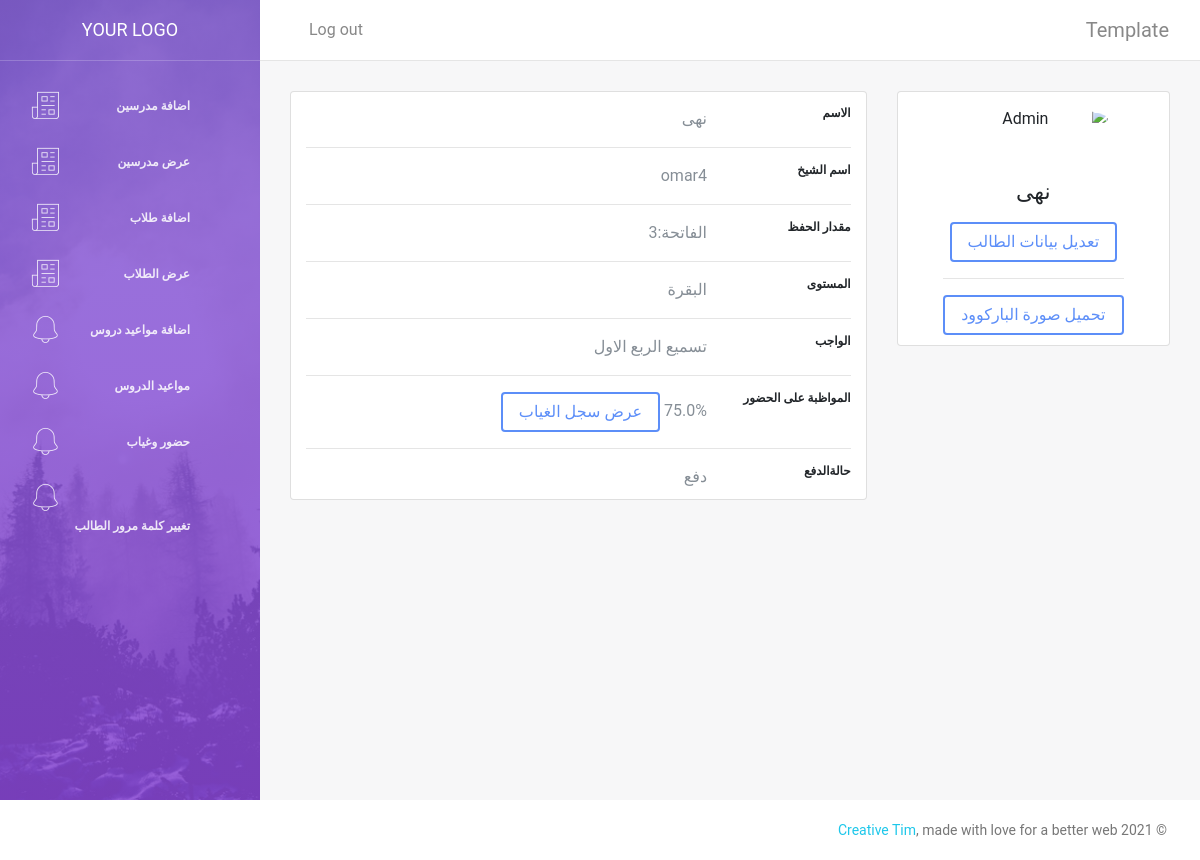
Screenshot of /manager/studentdetail/1 (signed in) with the database file from the repository.
### account/models.py (models this page shows, shortened)
class Student(models.Model):
    user = models.OneToOneField(user, on_delete=models.CASCADE, related_name='student',null=True,blank=True)
    name=models.CharField(max_length=25, null=True,blank=True)
    teacher = models.ForeignKey(Teacher, on_delete=models.CASCADE, related_name='student_teacher',null=True,blank=True)
    aya = models.ForeignKey(aya, on_delete=models.CASCADE, related_name='student_aya', null=True,blank=True)
    Achievements = models.CharField(max_length=2500, null=True,blank=True)
    barcode = models.CharField(max_length=2500, null=True,blank=True)
    degree=models.ForeignKey(Degree, on_delete=models.CASCADE, related_name='student_degree', null=True,blank=True)
    fathername = models.CharField(max_length=15, null=True, blank=True)
    fathernumber=models.CharField(max_length=20, null=True, blank=True)
    homework=models.CharField(max_length=2500, null=True,blank=True)
    gender=models.CharField(max_length=10,choices=gender_choices, null=True,blank=True)
    notpaid=models.BooleanField(null=True,blank=True)
    resoenofnotpaid=models.CharField(max_length=2500, null=True,blank=True)
    paid=models.BooleanField(null=True,blank=True)
    paymount=models.FloatField(null=True,blank=True)
    birthday=models.DateTimeField(null=True,blank=True)
    startlogin=models.DateTimeField(null=True,blank=True)
    finishlogin=models.DateTimeField(null=True,blank=True)

class Teacher(models.Model):
    user=models.OneToOneField(user, on_delete=models.CASCADE, related_name='teacher')
    manager=models.ForeignKey(Manager, on_delete=models.CASCADE, related_name='manager_teacher',null=True,blank=True)

class user(AbstractUser):
    is_teacher = models.BooleanField(default=False)
    is_student = models.BooleanField(default=False)
    is_manager   = models.BooleanField(default=False)

class aya(models.Model):
    surat=models.ForeignKey(surat, on_delete=models.CASCADE, related_name='surat')
    juz=models.ForeignKey(juz, on_delete=models.CASCADE, related_name='juz',null=True)
    hizp=models.ForeignKey(hizp, on_delete=models.CASCADE, related_name='hizp',null=True)
    ruba=models.ForeignKey(ruba, on_delete=models.CASCADE, related_name='ruba',null=True)
    numberinsurat= models.PositiveIntegerField()
    numberinquran=models.PositiveIntegerField()
    def __str__(self):
        return f"{self.surat}:{self.numberinsurat}"

class surat(models.Model):
    name=models.CharField(max_length=255,null=False)
    numberinquran=models.PositiveIntegerField()
    numberofayat=models.PositiveIntegerField(null=True,blank=True)
    def __str__(self):
        return f"{self.name}"

class Degree(models.Model):
    name=models.CharField(max_length=15,null=True,blank=True)
    def __str__(self):
        return f"{self.name}"

### manager/views.py (the view)
# urls.py: path("studentdetail/<int:id>",views.studentdetail,name="studentdetail"),
@login_required
def studentdetail(request,id):
    total=Absence.objects.filter(lecture__student__id=id).all().count()
    print(total)
    notabsencetotel=Absence.objects.filter(lecture__student__id=id,absence=False).all().count()
    print(notabsencetotel)
    degree=(notabsencetotel/total)*100
    st=Student.objects.filter(id=id).first()
    if st.finishlogin != None:
        if st.finishlogin <= datetime.datetime.now():
            st.paid=False
            st.save()
    return render(request, "studentdetail.html",{
        "student":st,
        "absence":degree,
    })

### manager/templates/studentdetail.html (shortened to what this page needs)
{% extends 'base.html' %}
{% load static %}
{% block content %}
<div class="main-body">
          <div class="row gutters-sm">
            <div class="col-md-4 mb-3">
              <div class="card">
                <div class="card-body">
                  <div class="d-flex flex-column align-items-center text-center">
                    <img src="https://bootdey.com/img/Content/avatar/avatar7.png" alt="Admin" class="rounded-circle" width="150">
                    <div class="mt-3">
                      <h4>{{student.name}}</h4>
                      {% if user.is_student %}
                      {% else %}
                      <a href="{% url 'teacher:updatestudentform' student.id %}"> <button class="btn btn-primary">تعديل بيانات الطالب</button> </a>
                      <hr>
                     <a href="{% static 'barcodes' %}/{{student.user.username}}.jpg"> <button class="btn btn-primary">تحميل صورة الباركوود</button> </a>
                   {% endif %}
                    </div>
                  </div>
                </div>
              </div>
            </div>
            <div class="col-md-8">
              <div class="card mb-3">
                <div class="card-body">
                  <div class="row">
                    <div class="col-sm-3">
                      <h6 class="mb-0">الاسم</h6>
                    </div>
                    <div class="col-sm-9 text-secondary">
                      {{student.name}}
                    </div>
                  </div>
                  <hr>
                  <div class="row">
                    <div class="col-sm-3">
                      <h6 class="mb-0">اسم الشيخ</h6>
                    </div>
                    <div class="col-sm-9 text-secondary">
                      {{student.teacher.user.username}}
                    </div>
                  </div>
                  <hr>
                  <div class="row">
                    <div class="col-sm-3">
                      <h6 class="mb-0">مقدار الحفظ</h6>
                    </div>
                    <div class="col-sm-9 text-secondary">
                      {{student.aya}}
                    </div>
                  </div>
                  <hr>
                  <div class="row">
                    <div class="col-sm-3">
                      <h6 class="mb-0">المستوى</h6>
                    </div>
                    <div class="col-sm-9 text-secondary">
                      {{student.degree}}
                    </div>
                  </div>
                  <hr>
                   <div class="row">
                    <div class="col-sm-3">
                      <h6 class="mb-0">الواجب</h6>
                    </div>
                    <div class="col-sm-9 text-secondary">
                      {{student.homework}}
                    </div>
                  </div>
                  <hr>
                  <div class="row">
                    <div class="col-sm-3">
                      <h6 class="mb-0"> المواظبة على الحضور</h6>
                    </div>
                    <div class="col-sm-9 text-secondary">
                    {{absence}}%   <a href="{% url 'student:studenabscentdata' student.id %}"
                                      class='btn btn-primary'>عرض سجل الغياب</a>
                    </div>
                  </div>
                    <hr>
                     <div class="row">
                    <div class="col-sm-3">
                      <h6 class="mb-0"> حالةالدفع</h6>
                    </div>
                    <div class="col-sm-9 text-secondary">
                  {% if student.notpaid %}
                      معفي من الرسم بسبب {{student.resoenofnotpaid}}
                      {% elif student.paid %}
                         دفع
                      {% else %}
                        <span id="statue">لم يدفع</span>
                        <button onclick="paid()" id="paid" class='btn btn-primary'>
                            الدفع
                        </button>
                    {% endif %}
                    </div>
                  </div>
                </div>
              </div>
                </div>
              </div>
            </div>
          </div>
        </div>
{% endblock content %}

### rows the page displays
Student: name "نهى", teacher.user.username "omar4", aya "الفاتحة:3", degree "البقرة", homework "تسميع الربع الاول"

### other values shown
{{ absence }} "75.0"
